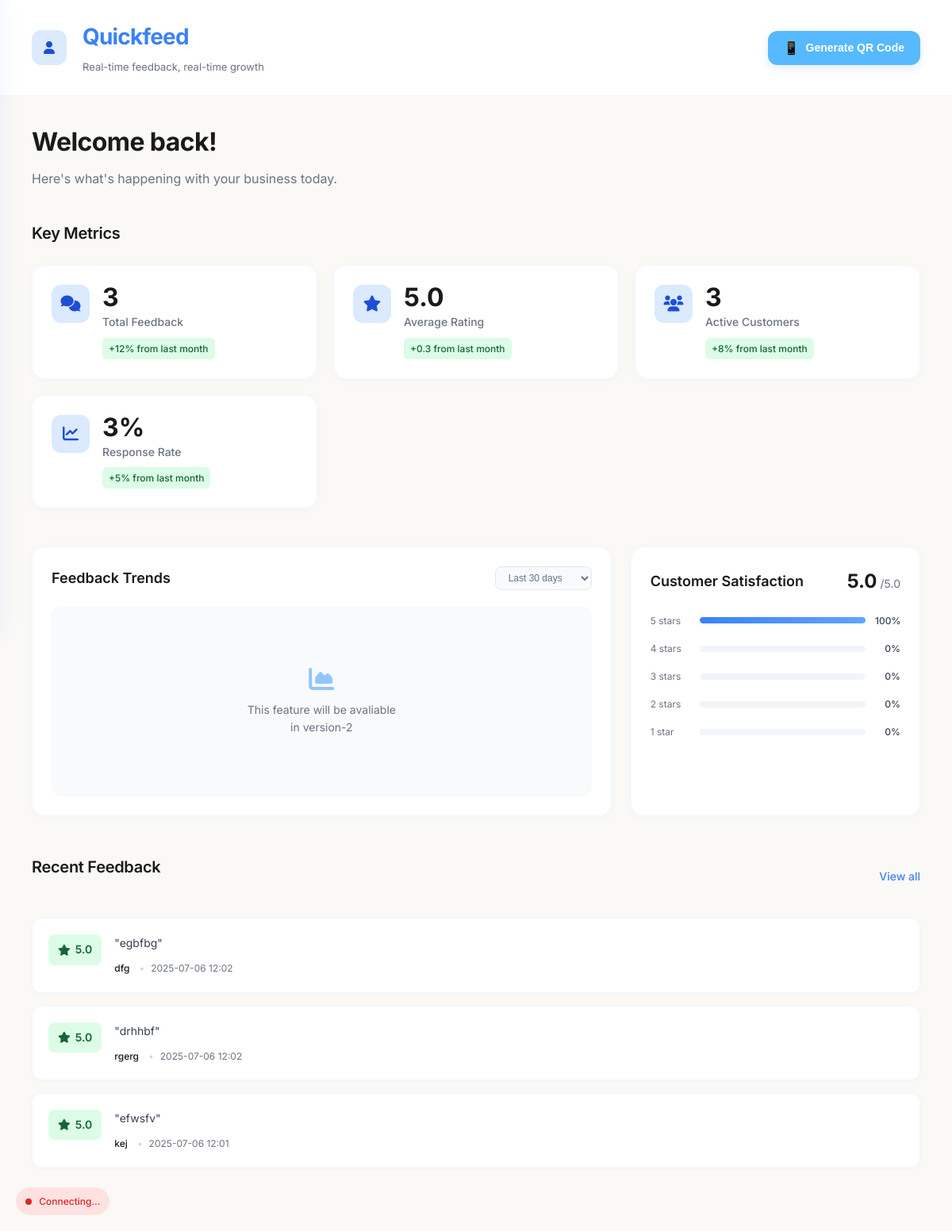
The page /dashboard (signed in) on the database its author committed.
### web/models.py (models this page shows)
class Feedback(db.Model):
    id = db.Column(db.Integer, primary_key=True)
    title = db.Column(db.String(100), nullable=False)
    content = db.Column(db.Text, nullable=False)
    rating = db.Column(db.Integer, nullable=False)  # 1-5 stars
    user_id = db.Column(db.Integer, db.ForeignKey('user.id'), nullable=True)  # Made nullable for anonymous feedback
    customer_name = db.Column(db.String(100), nullable=True)  # For anonymous feedback
    customer_email = db.Column(db.String(120), nullable=True)  # Optional for anonymous feedback
    created_at = db.Column(db.DateTime, default=datetime.utcnow)
    user = db.relationship('User', backref=db.backref('feedbacks', lazy=True))

### web/routes.py (the view)
@main.route('/dashboard')
@login_required
def dashboard():
    recent_feedback = Feedback.query.filter_by(user_id=current_user.id)\
                                  .order_by(Feedback.created_at.desc())\
                                  .limit(5).all()
    total_feedback = Feedback.query.count()
    avg_rating_result = db.session.query(func.avg(Feedback.rating)).scalar()
    average_rating = round(avg_rating_result, 1) if avg_rating_result else 0.0
    rating_distribution = get_rating_distribution()
    all_recent_feedback = Feedback.query.order_by(Feedback.created_at.desc()).limit(10).all()
    active_customers = get_active_customers_count()
    response_rate = calculate_response_rate()
    return render_template('dashboard.html',
                         recent_feedback=recent_feedback,
                         total_feedback=total_feedback,
                         average_rating=average_rating,
                         rating_distribution=rating_distribution,
                         active_customers=active_customers,
                         response_rate=response_rate,
                         all_recent_feedback=all_recent_feedback)

### web/routes.py (called while the page is built)
def get_rating_distribution():
    total_feedback = Feedback.query.count()
    if total_feedback == 0:
        return {i: 0 for i in range(1, 6)}
    distribution = {}
    for rating in range(1, 6):
        count = Feedback.query.filter_by(rating=rating).count()
        percentage = round((count / total_feedback) * 100) if total_feedback > 0 else 0
        distribution[rating] = percentage
    return distribution

def get_active_customers_count():
    thirty_days_ago = datetime.utcnow() - timedelta(days=30)
    recent_feedback = Feedback.query.filter(Feedback.created_at >= thirty_days_ago).all()
    unique_customers = set()
    for feedback in recent_feedback:
        if feedback.customer_name:
            unique_customers.add(feedback.customer_name.lower())
        elif feedback.customer_email:
            unique_customers.add(feedback.customer_email.lower())
        elif feedback.user_id:
            unique_customers.add(f"user_{feedback.user_id}")
        else:
            unique_customers.add("anonymous")
    return len(unique_customers)

def calculate_response_rate():
    total_feedback = Feedback.query.count()
    expected_interactions = max(total_feedback * 4, 100)  # Simple assumption
    if expected_interactions > 0:
        rate = round((total_feedback / expected_interactions) * 100)
        return min(rate, 100)  # Cap at 100%
    return 0

### web/templates/dashboard.html (shortened to what this page needs)
<!DOCTYPE html>
<html lang="en">
<head>
    <link rel="stylesheet" href="{{ url_for('static', filename='dashboard.css') }}">
    <link rel="stylesheet" href="https://cdnjs.cloudflare.com/ajax/libs/font-awesome/6.0.0/css/all.min.css">
</head>
<body>
    <div class="connection-status disconnected" id="connectionStatus">
        <span class="status-dot"></span>
        <span class="status-text">Connecting...</span>
    </div>
    <div class="main-content">
        <header class="header">
            <div class="header-left">
                <div class="menu-toggle" onclick="toggleSidebar()">
                    <i class="fas fa-user"></i>
                </div>
                <div class="brand-logo">
                    <h1>Quickfeed</h1>
                    <span class="brand-tagline">Real-time feedback, real-time growth</span>
                </div>
            </div>
            <div class="header-right">
                <button class="qr-btn" id="generateQRBtn">
                    <span class="qr-icon">📱</span>
                    Generate QR Code
                </button>
            </div>
        </header>
        <main class="dashboard-content">
            <section class="welcome-section">
                <h2>Welcome back!</h2>
                <p>Here's what's happening with your business today.</p>
            </section>
            <section class="metrics-section">
                <h3 class="section-title">Key Metrics</h3>
                <div class="metrics-grid">
                    <div class="metric-item">
                        <div class="metric-icon">
                            <i class="fas fa-comments"></i>
                        </div>
                        <div class="metric-content">
                            <div class="metric-value" id="totalFeedbackCount">{{ total_feedback or 0 }}</div>
                            <div class="metric-label">Total Feedback</div>
                            <div class="metric-change positive">+12% from last month</div>
                        </div>
                    </div>
                    <div class="metric-item">
                        <div class="metric-icon">
                            <i class="fas fa-star"></i>
                        </div>
                        <div class="metric-content">
                            <div class="metric-value" id="averageRating">{{ average_rating or 0.0 }}</div>
                            <div class="metric-label">Average Rating</div>
                            <div class="metric-change positive">+0.3 from last month</div>
                        </div>
                    </div>
                    <div class="metric-item">
                        <div class="metric-icon">
                            <i class="fas fa-users"></i>
                        </div>
                        <div class="metric-content">
                            <div class="metric-value" id="activeCustomers">{{ active_customers or 0 }}</div>
                            <div class="metric-label">Active Customers</div>
                            <div class="metric-change positive">+8% from last month</div>
                        </div>
                    </div>
                    <div class="metric-item">
                        <div class="metric-icon">
                            <i class="fas fa-chart-line"></i>
                        </div>
                        <div class="metric-content">
                            <div class="metric-value" id="responseRate">{{ response_rate or 0 }}%</div>
                            <div class="metric-label">Response Rate</div>
                            <div class="metric-change positive">+5% from last month</div>
                        </div>
                    </div>
                </div>
            </section>
            <section class="charts-section">
                <div class="charts-grid">
                    <div class="chart-container">
                        <div class="chart-header">
                            <h3>Feedback Trends</h3>
                            <select class="chart-filter">
                                <option>Last 30 days</option>
                            </select>
                        </div>
                        <div class="chart-content">
                            <div class="chart-placeholder">
                                <i class="fas fa-chart-area"></i>
                                <p>This feature will be avaliable in version-2</p>
                            </div>
                        </div>
                    </div>
                    <div class="chart-container">
                        <div class="chart-header">
                            <h3>Customer Satisfaction</h3>
                            <div class="satisfaction-score">
                                <span class="score-value" id="satisfactionScore">{{ average_rating or 0.0 }}</span>
                                <span class="score-max">/5.0</span>
                            </div>
                        </div>
                        <div class="chart-content">
                            <div class="satisfaction-breakdown" id="satisfactionBreakdown">
                                {% for rating in range(5, 0, -1) %}
                                <div class="satisfaction-bar">
                                    <div class="bar-label">{{ rating }} star{{ 's' if rating != 1 else '' }}</div>
                                    <div class="bar-container">
                                        <div class="bar-fill" data-rating="{{ rating }}" style="width: {{ rating_distribution[rating] if rating_distribution else 0 }}%"></div>
                                    </div>
                                    <div class="bar-value" data-rating-value="{{ rating }}">{{ rating_distribution[rating] if rating_distribution else 0 }}%</div>
                                </div>
                                {% endfor %}
                            </div>
                        </div>
                    </div>
                </div>
            </section>
            <section class="feedback-section">
                <div class="section-header">
                    <h3 class="section-title">Recent Feedback</h3>
                    <a href="/all-feedback" class="view-all-link">View all</a>
                </div>
                <div class="feedback-list" id="feedbackList">
                    {% if all_recent_feedback %}
                        {% for feedback in all_recent_feedback %}
                        <div class="feedback-item" data-feedback-id="{{ feedback.id }}">
                            <div class="feedback-rating {{ 'positive' if feedback.rating >= 4 else 'neutral' if feedback.rating == 3 else 'negative' }}">
                                <i class="fas fa-{{ 'star' if feedback.rating >= 4 else 'comment' if feedback.rating == 3 else 'exclamation-triangle' }}"></i>
                                <span>{{ feedback.rating }}.0</span>
                            </div>
                            <div class="feedback-content">
                                <div class="feedback-text">"{{ feedback.content[:100] }}{% if feedback.content|length > 100 %}...{% endif %}"</div>
                                <div class="feedback-meta">
                                    <span class="customer-name">{{ feedback.customer_name or 'Anonymous' }}</span>
                                    <span class="feedback-time">{{ feedback.created_at.strftime('%Y-%m-%d %H:%M') }}</span>
                                </div>
                            </div>
                        </div>
                        {% endfor %}
                    {% else %}
                        <div class="feedback-item" id="noFeedbackMessage">
                            <div class="feedback-content">
                                <div class="feedback-text">No feedback yet. Share your QR code to start receiving feedback!</div>
                            </div>
                        </div>
                    {% endif %}
                </div>
            </section>
        </main>
    </div>
</body>
</html>

### rows shown on the page
Feedback: rating "5", content "egbfbg", customer_name "dfg", created_at "2025-07-06 12:02"
Feedback: rating "5", content "drhhbf", customer_name "rgerg", created_at "2025-07-06 12:02"
Feedback: rating "5", content "efwsfv", customer_name "kej", created_at "2025-07-06 12:01"

### other values the page prints
{{ total_feedback or 0 }} "3"
{{ average_rating or 0.0 }} "5.0"
{{ active_customers or 0 }} "3"
{{ response_rate or 0 }} "3"
{{ rating }} "5" "4" "3" "2" "1"
{{ 's' if rating != 1 else '' }} "s" "s" "s" "s"
{{ rating_distribution[rating] if rating_distribution else 0 }} "100" "0" "0" "0" "0"
